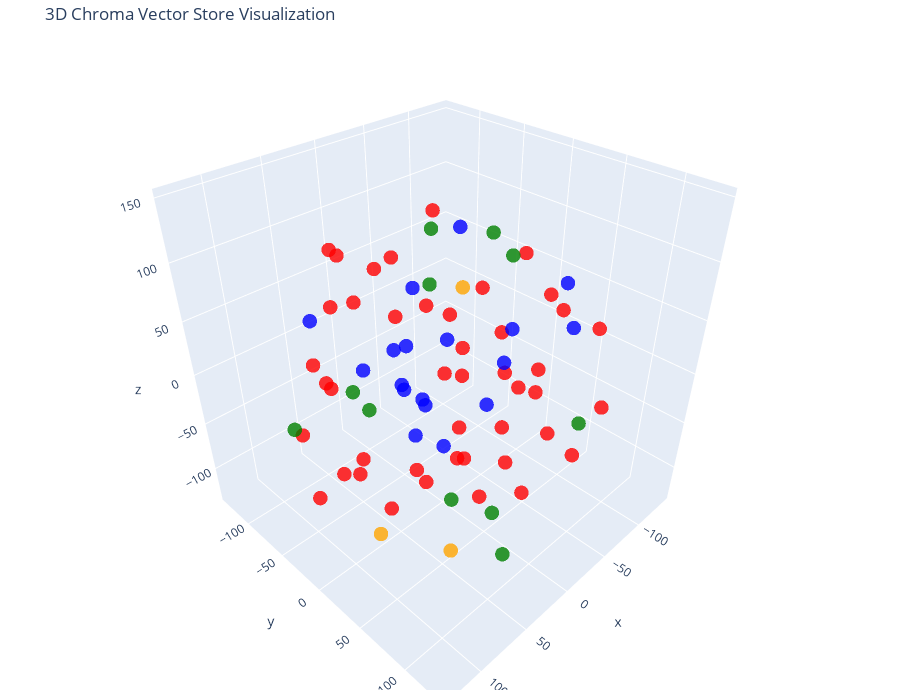

Notebook code cell kept with this figure:
### Markdown cell above
# Create the 3D scatter plot

### Code cell
tsne = TSNE(n_components=3, random_state=42)
reduced_vectors = tsne.fit_transform(vectors)

fig = go.Figure(data=[go.Scatter3d(
    x=reduced_vectors[:, 0],
    y=reduced_vectors[:, 1],
    z=reduced_vectors[:, 2],
    mode='markers',
    marker=dict(size=5, color=colors, opacity=0.8),
    text=[f"Type: {t}<br>Text: {d[:100]}..." for t, d in zip(doc_types, documents)],
    hoverinfo='text'
)])

fig.update_layout(
    title='3D Chroma Vector Store Visualization',
    scene=dict(xaxis_title='x', yaxis_title='y', zaxis_title='z'),
    width=900,
    height=700,
    margin=dict(r=20, b=10, l=10, t=40)
)

fig.show()

### Figure 1 — Plotly figure (JSON) as saved in the notebook; plotly's stock layout.template omitted (floating-point values rounded to 4 significant figures)
{"data": [{"hoverinfo": "text", "marker": {"color": ["orange", "orange", "orange", "red", "red", "red", "red", "red", "red", "red", "red", "red", "red", "red", "red", "red", "red", "red", "red", "red", "red", "red", "red", "red", "red", "red", "red", "red", "red", "red", "red", "red", "red", "red", "red", "red", "red", "red", "red", "red", "red", "red", "red", "red", "red", "red", "red", "green", "green", "green", "green", "green", "green", "green", "green", "green", "green", "green", "blue", "blue", "blue", "blue", "blue", "blue", "blue", "blue", "blue", "blue", "blue", "blue", "blue", "blue", "blue", "blue", "blue", "blue"], "opacity": 0.8, "size": 5}, "mode": "markers", "text": ["Type: company<br>Text: # About LIXSIO\n\nAt LIXSIO, we are a forward-thinking IT startup based in Iași, Romania, committed to...", "Type: company<br>Text: # Careers at LIXSIO\n\nLIXSIO is hiring! We are looking for talented software engineers, data scientis...", "Type: company<br>Text: # Overview of LIXSIO\n\nAt LIXSIO, we’re on a mission to craft Android apps that don’t just work — the...", "Type: contracts<br>Text: # Contract with [Client Name] for [Product Name]: Custom Android Application\n\n## Terms\n\n1. **Parties...", "Type: contracts<br>Text: 4. **Contract Duration**: This Agreement shall commence on [Start Date] and remain in effect for twe...", "Type: contracts<br>Text: 2. **Renewal Pricing**: Upon renewal, the pricing may be subject to adjustment by the Provider, with...", "Type: contracts<br>Text: 2. **Training and Onboarding**: Provider will deliver onboarding training for up to [X] members of t...", "Type: contracts<br>Text: # Contract with [Client Name] for [App Name]: Custom Android Application\n\n## Terms\nThis Contract (\"A...", "Type: contracts<br>Text: ---\n\n## Renewal\n1. **Renewal Terms**: This Agreement may be renewed for additional one-year terms up...", "Type: contracts<br>Text: ---\n\n## Support\n1. **Technical Support**: Available 9 AM to 7 PM EET, Monday through Friday, via ema...", "Type: contracts<br>Text: # Contract with [Client Name] for Custom Android Application\n\n**Contract Date:** [Date]  \n**Contract...", "Type: contracts<br>Text: 3. **Service Level Agreement (SLA):**  \n   LIXSIO commits to:\n   - 99.9% uptime for hosted backend s...", "Type: contracts<br>Text: 2. **Review Period:**  \n   Both parties will review performance, features, and pricing annually, wit...", "Type: contracts<br>Text: 2. **Additional Support Services:**  \n   Optional premium support package for **$[amount]/month**, i...", "Type: contracts<br>Text: # Contract with [Client Name] for Custom Android Application\n\n**Contract Number:** LXS-[Year]-[ID]  ...", "Type: contracts<br>Text: 4. **Usage Rights**: The Client is granted a non-exclusive, non-transferable license to use the deli...", "Type: contracts<br>Text: ---\n\n## Features\n\n1. **Custom UI/UX** – Branded design optimized for Android devices.  \n2. **Core Fu...", "Type: contracts<br>Text: ---\n\n## Support\n\n1. **Customer Support**: LIXSIO will provide [standard hours] support via email, ch...", "Type: contracts<br>Text: # Contract with [Client Name] for Custom Android Application\n\n**Effective Date:** [Start Date]  \n**C...", "Type: contracts<br>Text: ---\n\n## Renewal\n1. **Automatic Renewal**: This contract will automatically renew for additional one-...", "Type: contracts<br>Text: ---\n\n## Support\n1. **Customer Support Access**: Client will have access to dedicated technical suppo...", "Type: contracts<br>Text: ---\n\n**Signatures:**  \n_________________________                           _________________________...", "Type: contracts<br>Text: # Contract with [Client Name] for Custom Android Application\n\n---\n\n## Terms\n\n1. **Parties**: This Co...", "Type: contracts<br>Text: 3. **Contract Duration**: This Agreement shall commence on [Insert Start Date] and continue for a pe...", "Type: contracts<br>Text: ---\n\n## Features\n\n- **Custom UI/UX**: Fully branded, responsive, and user-friendly interface optimiz...", "Type: contracts<br>Text: 2. **Ongoing Support**: Provider will supply ongoing technical support via email and phone during bu...", "Type: contracts<br>Text: # Contract with GreenValley Insurance for Homellm\n\n**Contract Date:** October 6, 2023  \n**Contract N...", "Type: contracts<br>Text: ---\n\n## Terms\n\n1. **Coverage:**  \n   Insurellm agrees to provide GreenValley Insurance with access t...", "Type: contracts<br>Text: ---\n\n## Renewal\n\nUnless either party provides a written notice of termination at least 30 days prior...", "Type: contracts<br>Text: ---\n\n## Support\n\nInsurellm commits to providing comprehensive support to GreenValley Insurance, whic...", "Type: contracts<br>Text: # Contract with Pinnacle Insurance Co. for Homellm\n\n## Terms  \nThis contract (\"Contract\") is entered...", "Type: contracts<br>Text: 3. **Term:**  \n   The initial term of this Contract shall last for a period of two (2) years from th...", "Type: contracts<br>Text: 3. **Instant Claim Processing:**  \n   Claims resolved in hours rather than weeks, significantly impr...", "Type: contracts<br>Text: 2. **Training:**  \n   Insurellm will conduct an onsite training session for Client employees upon im...", "Type: contracts<br>Text: # Contract with Roadway Insurance Inc. for Carllm\n\n---\n\n## Terms\n\n1. **Agreement Effective Date:**  ...", "Type: contracts<br>Text: ---\n\n## Renewal\n\n1. **Automatic Renewal:**  \n   This agreement will automatically renew for an addit...", "Type: contracts<br>Text: 2. **Mobile Integration:**  \n   All features will be accessible through a mobile application that In...", "Type: contracts<br>Text: # Contract with Stellar Insurance Co. for Rellm\n\n## Terms\n\nThis contract is made between **Insurellm...", "Type: contracts<br>Text: ### Termination  \nEither party may terminate this agreement with a **30-day written notice**. In the...", "Type: contracts<br>Text: ## Features  \nStellar Insurance Co. will receive access to the following features of the Rellm produ...", "Type: contracts<br>Text: ## Support  \nInsurellm provides Stellar Insurance Co. with the following support services:\n\n- **24/7...", "Type: contracts<br>Text: # Contract with TechDrive Insurance for Carllm\n\n**Contract Date:** October 1, 2025  \n**Contract Dura...", "Type: contracts<br>Text: ## Renewal\n\n1. **Automatic Renewal**: This contract shall automatically renew for additional one-yea...", "Type: contracts<br>Text: ## Support\n\n1. **Customer Support**: Insurellm will provide 24/7 customer support to TechDrive Insur...", "Type: contracts<br>Text: # Contract with Velocity Auto Solutions for Carllm\n\n**Contract Date:** October 1, 2023  \n**Contract ...", "Type: contracts<br>Text: ## Renewal\n\n1. **Automatic Renewal**: This contract will automatically renew for successive 12-month...", "Type: contracts<br>Text: ## Support\n\n1. **Customer Support**: Velocity Auto Solutions will have access to Insurellm’s custome...", "Type: employees<br>Text: # HR Record\n\n# Alex Thomson\n\n## Summary\n- **Date of Birth:** March 15, 1995  \n- **Job Title:** Sales...", "Type: employees<br>Text: ### Highlights:\n- Maintained 30-minute response time to inbound leads.  \n- Coordinated product launc...", "Type: employees<br>Text: # HR Record\n\n# Jordan K. Bishop\n\n## Summary\n- **Date of Birth:** March 15, 1990  \n- **Job Title:** F...", "Type: employees<br>Text: ## Annual Performance History\n- **2019:** Exceeds Expectations — delivered high-quality code and eng...", "Type: employees<br>Text: ## Other HR Notes\n- Integral in LIXSIO Code Reviews & Feedback Group, offering peer support.  \n- Act...", "Type: employees<br>Text: # HR Record\n\n# Maxine Thompson\n\n## Summary\n- **Date of Birth:** January 15, 1991  \n- **Job Title:** ...", "Type: employees<br>Text: ## Annual Performance History\n- **2017:** Meets Expectations — showed potential but struggled with d...", "Type: employees<br>Text: ## Compensation History\n- **2017:** $70,000 (Junior Data Engineer)  \n- **2018:** $75,000 (Junior Dat...", "Type: employees<br>Text: # HR Record\n\n# Sion Alin\n\n## Summary\n- **Date of Birth:** 19/08/2003  \n- **Job Title:** Chief Execut...", "Type: employees<br>Text: ## Key Skills & Expertise\n- Frontend Development: HTML5, CSS, JavaScript, React.js  \n- Artificial In...", "Type: employees<br>Text: ---\n\nSion Alin exemplifies forward-thinking leadership, blending technical expertise with strategic ...", "Type: products<br>Text: # Consumer Mobile Experiences # Product Summary\n\n# LIXHome Mobile\n\n## Summary\nLIXHome Mobile is the ...", "Type: products<br>Text: ### 2. Dynamic Premium Updates\nConsumers receive real-time updates on their policy pricing based on ...", "Type: products<br>Text: ### 6. Policy Management Dashboard\nAn intuitive dashboard allows users to view, update, and manage a...", "Type: products<br>Text: ## Roadmap\nPlanned mobile-specific enhancements include:\n\n- **Q1 2024:** Launch of the LIXHome Mobil...", "Type: products<br>Text: # Cross-Platform Solutions # Product Summary\n\n# Markellm Marketplace\n\n## Summary\n\nMarkellm Marketpla...", "Type: products<br>Text: - **Intuitive Cross-Platform Interface**  \n  Designed for seamless use across web and mobile devices...", "Type: products<br>Text: - **Dedicated Customer Support**  \n  Round-the-clock support is available for both consumers and ins...", "Type: products<br>Text: ## 2025-2026 Roadmap\n\n### Q1 2025  \n- Launch Markellm mobile app for both iOS and Android to increas...", "Type: products<br>Text: ### Q4 2026  \n- Upgrade AI algorithms with machine learning to improve match personalization and pre...", "Type: products<br>Text: # Custom Business Apps # Product Summary\n\n# LIXDrive\n\n## Summary\n\nLIXDrive is the flagship auto insu...", "Type: products<br>Text: - **Instant Quoting**  \n  With LIXDrive’s real-time AI engine, insurers can generate near-instant qu...", "Type: products<br>Text: - **Automated Customer Support**  \n  AI chatbots offer 24/7 customer support, improving response tim...", "Type: products<br>Text: ## 2025-2026 Roadmap\n\n### Q1 2025: Feature Enhancements  \n- Expand data integrations for more compre...", "Type: products<br>Text: ### 2026: Growth & Partnerships  \n- Expand partnerships with automakers for integrated insurance off...", "Type: products<br>Text: # MVP & Prototype Development # Product Summary\n\n# Rellm: AI-Powered Enterprise Reinsurance Solution...", "Type: products<br>Text: ### Seamless Integrations  \nBuilt for compatibility, Rellm integrates effortlessly with existing sys...", "Type: products<br>Text: ## Pricing\n\nInsurellm offers flexible pricing plans designed to fit a range of enterprise needs:\n\n- ...", "Type: products<br>Text: - **Q1 2026**  \n  - Deploy next-generation machine learning models to enhance risk prediction accura..."], "type": "scatter3d", "x": [-36.53, 48.44, 80.8, 22.6, -137.1, -94.89, 55.48, 45.64, 127.4, -77.64, -4.569, 27.15, -73.44, 16.71, 13.28, 8.281, -43.45, 73.0, -12.69, 45.94, 64.44, -8.124, 35.76, -113.3, 83.9, -28.47, 2.566, 129.2, -5.735, -5.221, 13.53, 29.36, -52.11, -41.81, -92.02, 41.29, 23.95, -99.47, 76.79, -95.14, 14.8, -31.94, 97.43, -58.25, -74.82, 108.2, -6.268, 19.84, 5.534, 115.2, -39.47, 47.54, -46.02, -22.98, -35.85, 49.61, 1.187, 69.55, -35.57, -4.654, -107.7, -33.39, -41.33, -83.31, 65.46, -67.23, 59.52, 83.9, -70.68, 69.6, -42.19, 82.51, -86.96, 30.06, -42.97, 1.728], "y": [-14.1, 57.63, 10.72, 87.07, -1.949, 0.6823, -44.05, -111.4, 1.875, 99.61, 20.57, 29.46, 2.545, 34.82, -7.07, 16.01, -24.72, -14.76, 31.82, 31.06, -60.88, 80.47, 6.097, 29.36, -80.74, 109.7, -132.9, 37.31, -115.5, -84.13, 4.56, -21.98, -28.2, 60.82, 24.33, -69.83, 83.25, -49.68, -34.02, 77.62, -36.94, -8.887, 46.18, 64.12, -4.213, -2.912, 71.75, -71.04, -112.1, -40.14, 13.17, 109.8, -61.69, 46.34, -48.54, 59.06, 131.0, 116.5, -58.48, -63.45, -27.32, 18.13, -88.8, -77.75, -16.67, 63.09, -87.53, 85.44, -110.2, 43.11, 89.46, 47.44, -65.94, -14.89, 33.07, -22.06], "z": [61.31, -116.7, -108.6, -19.71, 18.45, 75.39, -96.53, -21.23, -41.94, -18.12, -75.58, 32.75, -93.1, -21.17, -109.2, 68.8, -129.0, -49.56, -117.8, 98.67, -9.422, -76.09, -71.7, 26.12, -58.16, -30.74, 65.24, 6.437, 17.84, 62.82, 147.9, 108.8, -39.71, -4.612, -26.72, 97.15, 59.21, 21.32, 82.86, 37.72, 46.66, 8.593, -42.25, -54.4, 6.372, 49.42, 24.73, -61.93, -72.0, -9.472, 116.6, -79.57, 41.22, 116.2, 100.1, -58.05, 29.96, -15.66, -80.33, -6.63, -52.89, -35.84, -31.9, -39.34, 31.52, 83.52, 40.02, 32.8, 8.292, 7.571, 67.7, 57.14, 78.83, 0.5922, 40.88, -33.22]}], "layout": {"height": 700, "margin": {"b": 10, "l": 10, "r": 20, "t": 40}, "scene": {"xaxis": {"title": {"text": "x"}}, "yaxis": {"title": {"text": "y"}}, "zaxis": {"title": {"text": "z"}}}, "title": {"text": "3D Chroma Vector Store Visualization"}, "width": 900}}
